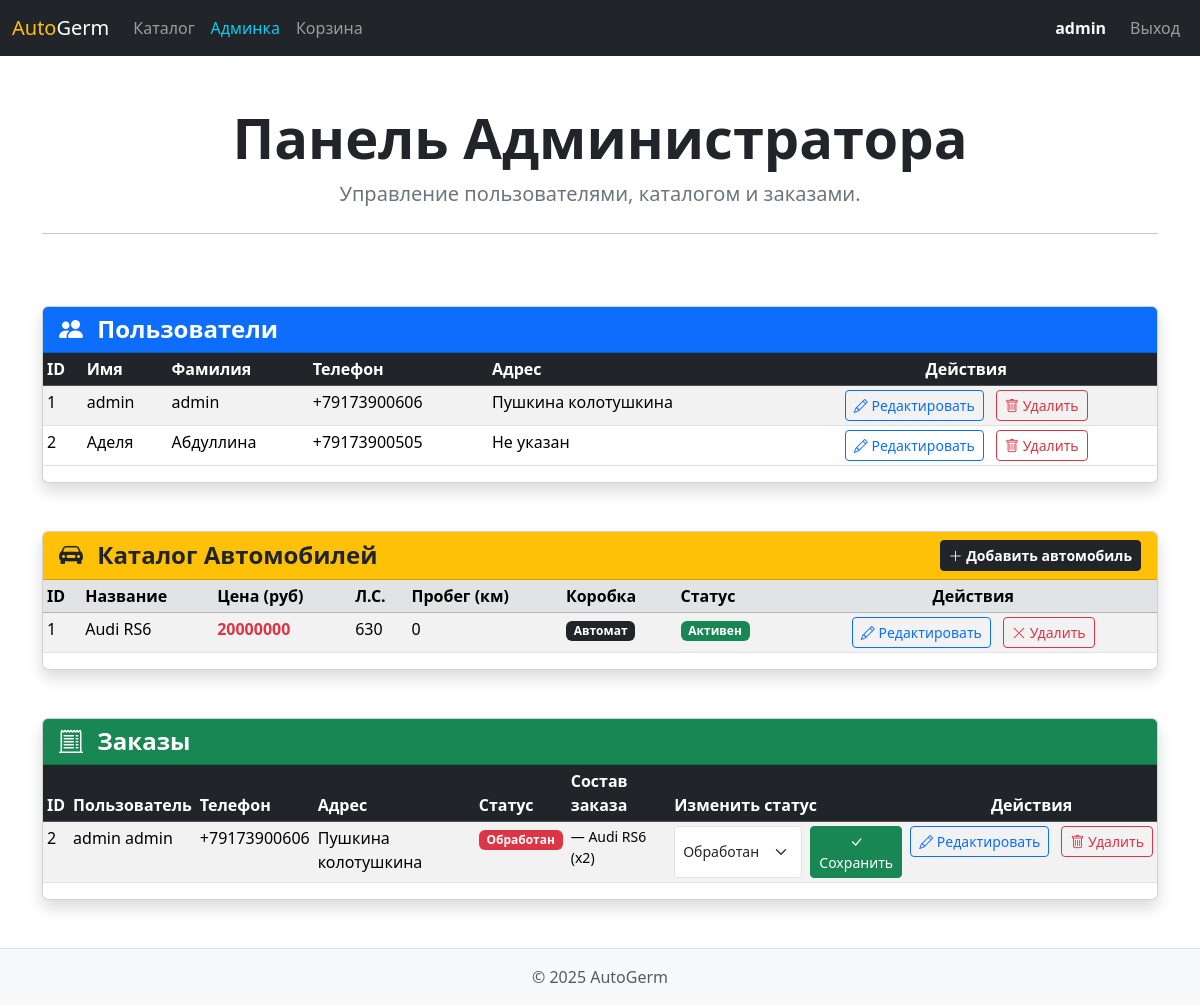
The page /admin_page/ (signed in) on the database as committed earlier.
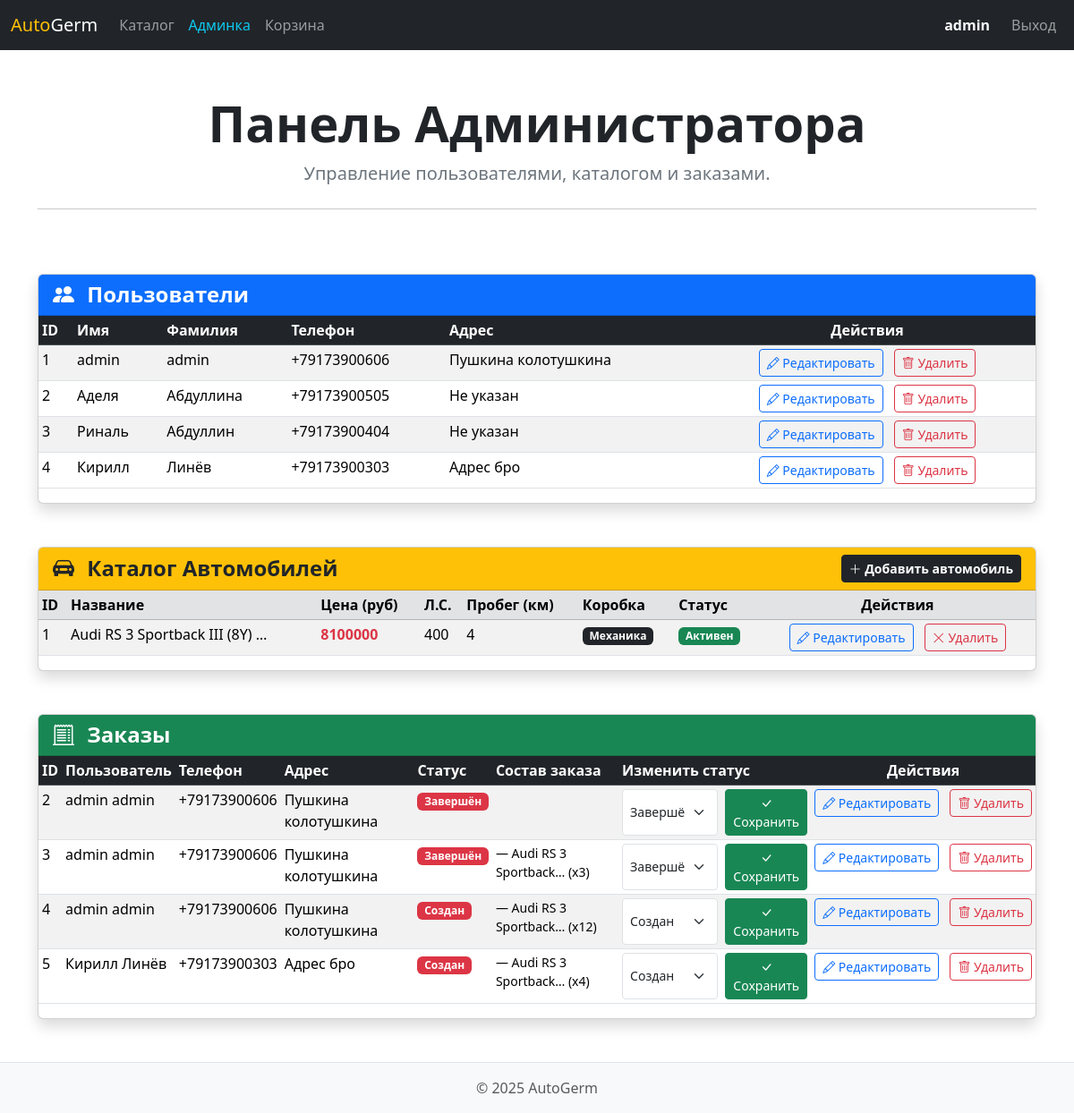
The same page on the database as committed later.
### main/models.py (models this page shows, shortened)
class User(AbstractUser):
    middle_name = models.CharField("Отчество", max_length=30, blank=True)
    phone = models.CharField("Номер телефона", max_length=20, unique=True)
    address = models.TextField("Адрес доставки", blank=True)
    username = None
    USERNAME_FIELD = 'phone'
    REQUIRED_FIELDS = []
    objects = UserManager()

class Car(models.Model):
    TRANSMISSION_CHOICES = [
        ('auto', 'Автомат'),
        ('manual', 'Механика'),
        ('robot', 'Робот'),
    ]
    FUEL_CHOICES = [
        ('petrol', 'Бензин'),
        ('diesel', 'Дизель'),
        ('electric', 'Электро'),
        ('hybrid', 'Гибрид'),
    ]
    DRIVE_CHOICES = [
        ('rear', 'Задний'),
        ('front', 'Передний'),
        ('full', 'Полный'),
    ]
    is_deleted = models.BooleanField(default=False)
    photo = models.ImageField("Фото", upload_to='cars/')
    price = models.DecimalField("Стоимость", max_digits=10, decimal_places=2)
    power = models.PositiveIntegerField("Лошадиные силы")
    mileage = models.PositiveIntegerField("Пробег (км)")
    transmission = models.CharField("Коробка передач", max_length=10, choices=TRANSMISSION_CHOICES)
    color = models.CharField("Цвет", max_length=50)
    drive = models.CharField("Привод", max_length=10, choices=DRIVE_CHOICES)
    fuel_type = models.CharField("Тип топлива", max_length=10, choices=FUEL_CHOICES)
    configuration = models.CharField("Название", max_length=100)
    configuration_desc = models.TextField("Описание", blank=True)
    objects = ActiveCarManager()
    all_objects = models.Manager()

class Order(models.Model):
    STATUS_CHOICES = [
        ('created', 'Создан'),
        ('processed', 'Обработан'),
        ('in_process', 'Авто в процессе'),
        ('in_delivery', 'Авто в доставке'),
        ('delivered', 'Доставлен'),
        ('completed', 'Завершён'),
    ]
    user = models.ForeignKey(User, on_delete=models.CASCADE, related_name='orders')
    created_at = models.DateTimeField(auto_now_add=True)
    status = models.CharField(max_length=20, choices=STATUS_CHOICES, default='created')
    address = models.TextField("Адрес доставки")

class OrderItem(models.Model):
    order = models.ForeignKey(Order, on_delete=models.CASCADE, related_name='items')
    car = models.ForeignKey(Car, on_delete=models.CASCADE)
    quantity = models.PositiveIntegerField(default=1)

### main/views.py (the view)
# urls.py: path('admin_page/', views.admin_page, name='admin_page'),
@user_passes_test(admin_check)
def admin_page(request):
    users = User.objects.all()
    cars = Car.all_objects.all()
    orders = Order.objects.all()
    return render(request, 'main/admin_page.html', {
        'users': users,
        'cars': cars,
        'orders': orders,
    })

### main/views.py (called while the page is built)
def admin_check(user):
    return user.is_superuser

### main/templates/main/admin_page.html (shortened to what the changed rows need)
{% extends 'main/base.html' %}
{% block content %}
<div class="row mb-5">
    <div class="col-12">
        <h2 class="display-4 fw-bold text-center text-dark">Панель Администратора</h2>
    </div>
</div>
<div class="card shadow mb-5">
    <div class="card-body p-0">
        <div class="table-responsive">
            <table class="table table-striped table-hover table-sm">
                <thead class="table-dark">
                    <tr>
                        <th>ID</th><th>Имя</th><th>Фамилия</th><th>Телефон</th><th>Адрес</th><th class="text-center">Действия</th>
                    </tr>
                </thead>
                <tbody>
                    {% for u in users %}
                    <tr>
                        <td>{{ u.id }}</td>
                        <td>{{ u.first_name }}</td>
                        <td>{{ u.last_name }}</td>
                        <td>{{ u.phone }}</td>
                        <td>{{ u.address|truncatechars:50|default:'Не указан' }}</td>
                        <td class="text-center text-nowrap">
                            <a href="{% url 'admin_user_edit' u.id %}" class="btn btn-sm btn-outline-primary me-2" title="Редактировать">
                                <i class="bi bi-pencil"></i> <span class="d-none d-sm-inline">Редактировать</span>
                            </a>
                            <a href="{% url 'admin_user_delete' u.id %}" class="btn btn-sm btn-outline-danger" title="Удалить">
                                <i class="bi bi-trash"></i> <span class="d-none d-sm-inline">Удалить</span>
                            </a>
                        </td>
                    </tr>
                    {% empty %}
                    <tr><td colspan="6" class="text-center text-muted">Пользователи отсутствуют.</td></tr>
                    {% endfor %}
                </tbody>
            </table>
        </div>
    </div>
</div>
<div class="card shadow mb-5">
    <div class="card-body p-0">
        <div class="table-responsive">
            <table class="table table-striped table-hover table-sm">
                <thead class="table-secondary">
                    <tr>
                        <th>ID</th><th>Название</th><th>Цена (руб)</th><th>Л.С.</th><th>Пробег (км)</th><th>Коробка</th><th>Статус</th><th class="text-center">Действия</th>
                    </tr>
                </thead>
                <tbody>
                    {% for c in cars %}
                    <tr>
                        <td>{{ c.id }}</td>
                        <td>{{ c.configuration|truncatechars:30 }}</td>
                        <td class="fw-bold text-danger">{{ c.price|floatformat:0 }}</td>
                        <td>{{ c.power }}</td>
                        <td>{{ c.mileage|floatformat:0 }}</td>
                        <td><span class="badge bg-dark">{{ c.get_transmission_display }}</span></td>
                        <td>
                            {% if c.is_deleted %}
                                <span class="badge bg-danger">Удален</span>
                            {% else %}
                                <span class="badge bg-success">Активен</span>
                            {% endif %}
                        </td>
                        <td class="text-center text-nowrap">
                            <a href="{% url 'admin_car_edit' c.id %}" class="btn btn-sm btn-outline-primary me-2" title="Редактировать">
                                <i class="bi bi-pencil"></i> <span class="d-none d-sm-inline">Редактировать</span>
                            </a>
                            <a href="{% url 'admin_car_delete' c.id %}"
                               class="btn btn-sm btn-outline-{% if c.is_deleted %}success{% else %}danger{% endif %}"
                               title="{% if c.is_deleted %}Восстановить{% else %}Удалить{% endif %}">
                                <i class="bi bi-{% if c.is_deleted %}arrow-repeat{% else %}x-lg{% endif %}"></i> <span class="d-none d-sm-inline">{% if c.is_deleted %}Восстановить{% else %}Удалить{% endif %}</span>
                            </a>
                        </td>
                    </tr>
                    {% empty %}
                    <tr><td colspan="8" class="text-center text-muted">Автомобили в каталоге отсутствуют.</td></tr>
                    {% endfor %}
                </tbody>
            </table>
        </div>
    </div>
</div>
<div class="card shadow mb-5">
    <div class="card-body p-0">
        <div class="table-responsive">
            <table class="table table-striped table-hover table-sm">
                <thead class="table-dark">
                    <tr>
                        <th>ID</th><th>Пользователь</th><th>Телефон</th><th>Адрес</th><th>Статус</th><th>Состав заказа</th><th>Изменить статус</th><th class="text-center">Действия</th>
                    </tr>
                </thead>
                <tbody>
                    {% for order in orders %}
                    <tr>
                        <td>{{ order.id }}</td>
                        <td>{{ order.user.first_name }} {{ order.user.last_name }}</td>
                        <td>{{ order.user.phone }}</td>
                        <td>{{ order.address|truncatechars:30 }}</td>
                        <td>
                            {% if order.status == 'new' %}
                                <span class="badge bg-info text-dark">{{ order.get_status_display }}</span>
                            {% elif order.status == 'processing' %}
                                <span class="badge bg-warning text-dark">{{ order.get_status_display }}</span>
                            {% elif order.status == 'shipped' %}
                                <span class="badge bg-primary">{{ order.get_status_display }}</span>
                            {% elif order.status == 'delivered' %}
                                <span class="badge bg-success">{{ order.get_status_display }}</span>
                            {% else %}
                                <span class="badge bg-danger">{{ order.get_status_display }}</span>
                            {% endif %}
                        </td>
                        <td>
                            <ul class="list-unstyled mb-0 small">
                            {% for item in order.items.all %}
                                <li>— {{ item.car.configuration|truncatechars:20 }} (x{{ item.quantity }})</li>
                            {% endfor %}
                            </ul>
                        </td>
                        <td style="min-width: 150px;">
                            <form method="post" action="{% url 'change_order_status' order.id %}" class="d-flex">
                                <select name="status" class="form-select form-select-sm me-2">
                                    {% for key, label in order.STATUS_CHOICES %}
                                    <option value="{{ key }}" {% if order.status == key %}selected{% endif %}>{{ label }}</option>
                                    {% endfor %}
                                </select>
                                <button type="submit" class="btn btn-sm btn-success">
                                    <i class="bi bi-check-lg"></i> <span class="d-none d-sm-inline">Сохранить</span>
                                </button>
                            </form>
                        </td>
                        <td class="text-center text-nowrap">
                            <a href="{% url 'admin_order_edit' order.id %}" class="btn btn-sm btn-outline-primary me-2" title="Редактировать">
                                <i class="bi bi-pencil"></i> <span class="d-none d-sm-inline">Редактировать</span>
                            </a>
                            <a href="{% url 'admin_order_delete' order.id %}" class="btn btn-sm btn-outline-danger" title="Удалить">
                                <i class="bi bi-trash"></i> <span class="d-none d-sm-inline">Удалить</span>
                            </a>
                        </td>
                    </tr>
                    {% endfor %}
                </tbody>
            </table>
        </div>
    </div>
</div>
{% endblock %}

### main/templates/main/base.html (shortened to what this page needs)
<!DOCTYPE html>
<html lang="ru">
<head>
    <link href="https://cdn.jsdelivr.net/npm/bootstrap@5.3.3/dist/css/bootstrap.min.css" rel="stylesheet">
    <link rel="stylesheet" href="https://cdn.jsdelivr.net/npm/bootstrap-icons@1.11.3/font/bootstrap-icons.min.css">
    <link rel="stylesheet" href="../../../static/css/styles.css">
</head>
<body>
<header>
    <nav class="navbar navbar-expand-lg navbar-dark bg-dark">
        <div class="container-fluid">
            <a class="navbar-brand" href="{% url 'home' %}">
                <span class="text-warning">Auto</span>Germ
            </a>
            <div class="collapse navbar-collapse" id="navbarNav">
                <ul class="navbar-nav me-auto mb-2 mb-lg-0">
                    <li class="nav-item">
                        <a class="nav-link" href="{% url 'catalog' %}">Каталог</a>
                    </li>
                    {% if user.is_authenticated %}
                        {% if user.is_superuser %}
                            <li class="nav-item">
                                <a class="nav-link text-info" href="{% url 'admin_page' %}">Админка</a>
                            </li>
                        {% endif %}
                        <li class="nav-item">
                            <a class="nav-link" href="{% url 'cart' %}">Корзина</a>
                        </li>
                    {% endif %}
                </ul>
                <ul class="navbar-nav">
                    {% if user.is_authenticated %}
                        <li class="nav-item">
                            <a class="nav-link text-light fw-bold" href="{% url 'profile' %}">{{ user.first_name|default:'Профиль' }}</a>
                        </li>
                        <li class="nav-item">
                            <a class="nav-link btn btn-outline-danger btn-sm ms-lg-2 mt-2 mt-lg-0" href="{% url 'logout' %}">Выход</a>
                        </li>
                    {% endif %}
                </ul>
            </div>
        </div>
    </nav>
</header>
<main class="container my-5">
    {% block content %}
    {% endblock %}
</main>
<footer class="footer mt-auto py-3 bg-light border-top">
    <div class="container text-center">
        <p class="text-muted mb-0">© 2025 AutoGerm</p>
    </div>
</footer>
</body>
</html>

Rows that differ between the two databases and show on the page:
removed OrderItem: car.configuration "Audi RS6", quantity "2", shown under Order id 2
added User: id "3", first_name "Риналь", last_name "Абдуллин", phone "+79173900404", address "Не указан"
added User: id "4", first_name "Кирилл", last_name "Линёв", phone "+79173900303", address "Адрес бро"
changed Car id 1: configuration "Audi RS6" → "Audi RS 3 Sportback III (8Y) …"; price "20000000" → "8100000"; power "630" → "400"; mileage "0" → "4"; transmission "Автомат" → "Механика"
changed Order id 2: status "Обработан" → "Завершён"
added Order: id "3", user.first_name "admin", user.last_name "admin", user.phone "+79173900606", address "Пушкина колотушкина", status "Завершён"
added OrderItem: car.configuration "Audi RS 3 Sportback…", quantity "3"
added Order: id "4", user.first_name "admin", user.last_name "admin", user.phone "+79173900606", address "Пушкина колотушкина", status "Создан"
added OrderItem: car.configuration "Audi RS 3 Sportback…", quantity "12", shown under "4"
added Order: id "5", user.first_name "Кирилл", user.last_name "Линёв", user.phone "+79173900303", address "Адрес бро", status "Создан"
added OrderItem: car.configuration "Audi RS 3 Sportback…", quantity "4", shown under "5"
